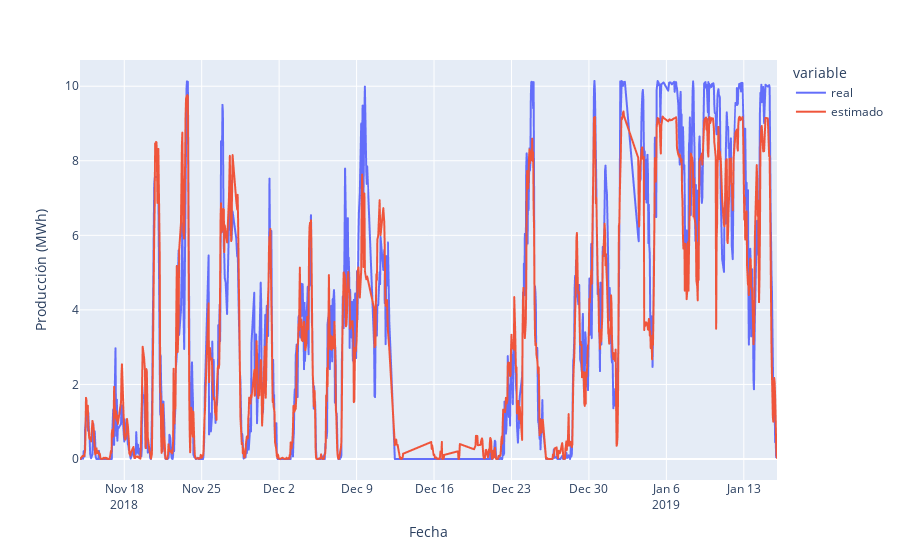

The notebook cell saved with this chart:
### Code cell
real_pred = pd.concat([pd.to_datetime(X_test.Time,format='%d/%m/%Y %H:%M'), y_test, predictions], axis=1)

fig = px.line(data_frame=real_pred, x='Time', y=['real','estimado'], 
              labels={'Time':'Fecha','value':'Producción (MWh)'})

fig.show()
fig.write_image("./ts_predictions.png")

### Figure 1 — Plotly figure (JSON) as saved in the notebook; plotly's stock layout.template omitted (floating-point values rounded to 4 significant figures; data arrays with more than 128 entries replaced by an {"elided": "..."} marker saying what was removed)
{"data": [{"hovertemplate": "variable=real<br>Fecha=%{x}<br>Producción (MWh)=%{y}<extra></extra>", "legendgroup": "real", "line": {"color": "#636efa", "dash": "solid"}, "mode": "lines", "name": "real", "showlegend": true, "type": "scattergl", "x": {"elided": "1082 str values"}, "xaxis": "x", "y": {"elided": "1082 float values"}, "yaxis": "y"}, {"hovertemplate": "variable=estimado<br>Fecha=%{x}<br>Producción (MWh)=%{y}<extra></extra>", "legendgroup": "estimado", "line": {"color": "#EF553B", "dash": "solid"}, "mode": "lines", "name": "estimado", "showlegend": true, "type": "scattergl", "x": {"elided": "1082 str values"}, "xaxis": "x", "y": {"elided": "1082 float values"}, "yaxis": "y"}], "layout": {"legend": {"title": {"text": "variable"}, "tracegroupgap": 0}, "margin": {"t": 60}, "xaxis": {"anchor": "y", "domain": [0, 1], "title": {"text": "Fecha"}}, "yaxis": {"anchor": "x", "domain": [0, 1], "title": {"text": "Producción (MWh)"}}}}
